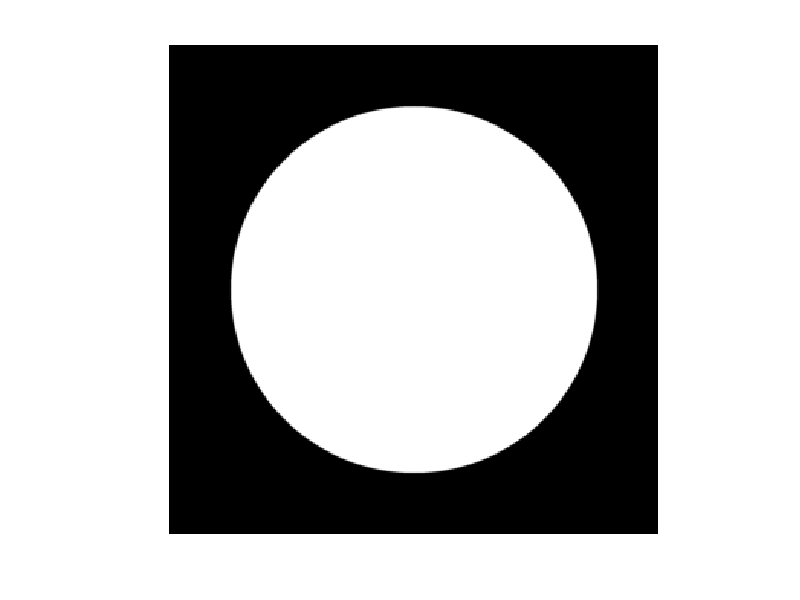

Write MATLAB code to recreate this figure.
function img=CreateCircularAperture(fieldSize,apertureSize,gauss_params,pix_per_deg,fine_coefficient,show_flg,save_flg)

% function img=CreateCircularAperture(fieldSize,apertureSize,gauss_params,pix_per_deg,fine_coefficient,show_flg,save_flg)
%
% Generates circular aperture field.
%
% [input]
% fieldSize    : the size of the field in degrees, [row,col]
% apertureSize : the size of the circular aperture in degrees, [row,col]
% gauss_params : gaussian filter parameters, [width_in_deg,sd_in_deg].
%                if not 0, gaussian filter will be applied on the edge of the aperture. [0,0] by default.
% pix_per_deg  : pixels per degree, [pixels]. 40 by default.
% fine_coefficient : if larger, the generated oval become finer,
%                    but comsumes much CPU power. [val](default=5)
% show_flg     : if 1, the generated images are displayed. [1/0]
% save_flg     : if 1, the generated images are saved. [1/0]
%
% [output]
% img          : oval image, [row x col]. [0.0-1.0] binary mask.
%                can be used for image mask
%
%
% Created    : "2013-08-29 11:49:49 ban"
% Last Update: "2013-08-29 11:49:58 ban"

% check input variables
if nargin<1 || isempty(fieldSize), fieldSize=8; end
if nargin<2 || isempty(apertureSize), apertureSize=6; end
if nargin<3 || isempty(gauss_params), gauss_params=[0,0]; end
if nargin<4 || isempty(pix_per_deg), pix_per_deg=40; end
if nargin < 5 || isempty(fine_coefficient), fine_coefficient=5; end
if nargin < 7 || isempty(show_flg), show_flg=1; end
if nargin < 8 || isempty(save_flg), save_flg=0; end

if numel(fieldSize)==1, fieldSize=[fieldSize,fieldSize]; end
if numel(apertureSize)==1, apertureSize=[apertureSize,apertureSize]; end
if numel(gauss_params)==1, error('gauss_params should be [width,sd]. check input variable.'); end

% convert to pixels and radians
fieldSize=round(fieldSize./2*pix_per_deg);
apertureSize=round(apertureSize./2*pix_per_deg);
gauss_params=gauss_params.*pix_per_deg;

% dissociate inner/outer region of the oval
step=1/fine_coefficient;
[x,y]=meshgrid(-fieldSize(2):step:fieldSize(2),-fieldSize(1):step:fieldSize(1));
if mod(size(x,1),2), x=x(1:end-1,:); y=y(1:end-1,:); end
if mod(size(x,2),2), x=x(:,1:end-1); y=y(:,1:end-1); end

idx=logical( 1>=( x.^2/apertureSize(2).^2 + y.^2/apertureSize(1).^2 ) );
%idxbg=logical( 1<( x.^2/apertureSize(2).^2 + y.^2/apertureSize(1).^2 ) );

% generate oval image
img=zeros(size(x)); img(idx)=255.0;

if gauss_params(1)~=0
  % gaussian filtering
  % create gaussian kernel, using fspecial('gaussian',winwidth,sd);
  h = fspecial('gaussian',gauss_params(1),gauss_params(2));

  % apply gaussian filter
  %img=imfilter(uint8(img),h,0); % for speeding up
  img=imfilter(uint8(img),h,'replicate'); % for speeding up;
end

% resizing
img=imresize(img,step,'bilinear'); % not bicubic
img=double(img)./255;

% show image
if show_flg
  figure;
  imshow(img,[0,1]);
  drawnow;
  %axis off;
end

% save image data
if save_flg
  save aperture.mat img;
end

return
